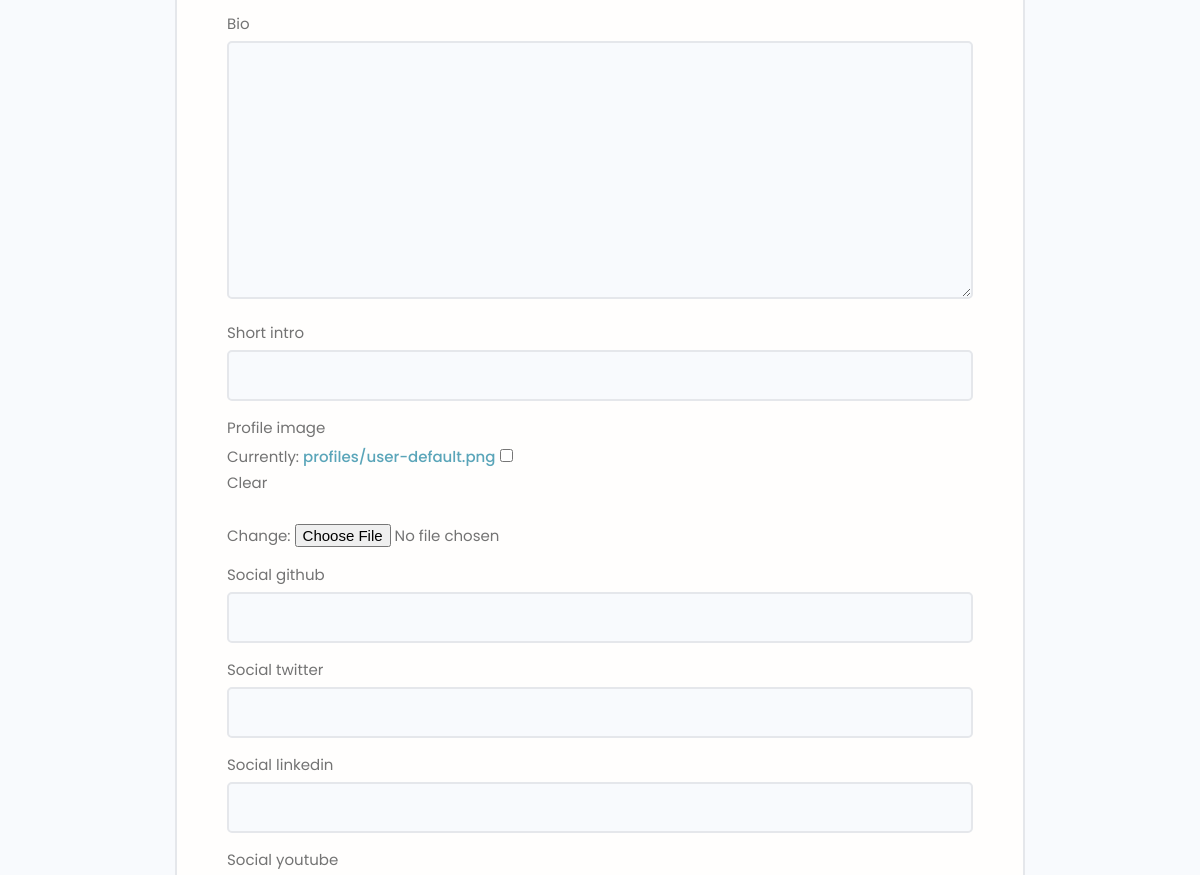
The app's page /edit-account/ (signed in, middle part), older data.
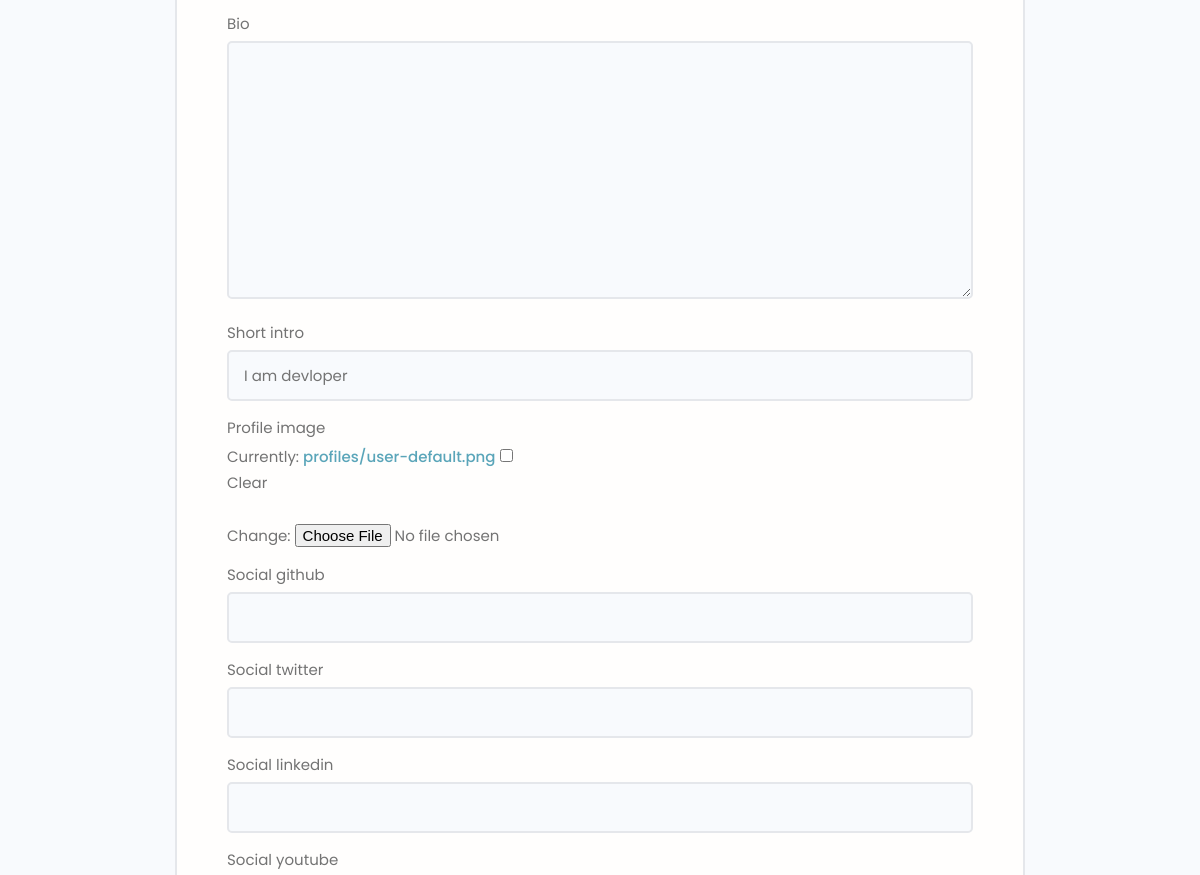
The same page, newer data.
### developer/models.py (models this page shows, shortened)
class Developer(models.Model):
    id = models.UUIDField(default=uuid.uuid4,
                          primary_key=True, unique=True, editable=False)
    user = models.OneToOneField(User, on_delete=models.CASCADE, null=True)
    name = models.CharField(max_length=200, blank=True, null=True)
    email = models.EmailField(max_length=200, blank=True, null=True)
    username = models.CharField(max_length=200, blank=True, null=True)
    location = models.CharField(max_length=200, blank=True, null=True)
    short_intro = models.CharField(max_length=200, blank=True, null=True)
    bio = models.TextField(blank=True, null=True)
    profile_image = models.ImageField(
        upload_to='profiles/', blank=True, null=True, default='profiles/user-default.png')
    social_github = models.CharField(max_length=200, blank=True, null=True)
    social_twitter = models.CharField(max_length=200, blank=True, null=True)
    social_linkedin = models.CharField(max_length=200, blank=True, null=True)
    social_youtube = models.CharField(max_length=200, blank=True, null=True)
    social_website = models.CharField(max_length=200, blank=True, null=True)
    social_stackoverflow = models.CharField(
        max_length=200, blank=True, null=True)
    created = models.DateTimeField(auto_now_add=True)

### developer/views.py (the view, shortened to what this page needs)
# urls.py: path('edit-account/', views.edit_account, name='edit_account'),
@login_required(login_url='developer:login')
def edit_account(request):
    form = DeveloperForm(instance=request.user.developer)
    context = {'form': form}
    template_name = 'developer/edit_account.html'
    return render(request, template_name, context)

### developer/forms.py
class DeveloperForm(ModelForm):
    class Meta:
        model = Developer
        fields = [
            'name', 'email', 'username', 'location', 'bio', 'short_intro',
            'profile_image', 'social_github', 'social_twitter', 'social_linkedin',
            'social_youtube', 'social_website'
        ]
    def __init__(self, *args, **kwargs):
        super(DeveloperForm, self).__init__(*args, **kwargs)
        for name, field in self.fields.items():
            field.widget.attrs.update({'class': 'input'})

### developer/templates/developer/edit_account.html (shortened to what this page needs)
{% extends 'main.html'%}
{% block content %}
<form method="post" action="{% url 'developer:edit_account' %}" enctype="multipart/form-data">
    <main class="formPage my-xl">
        <div class="content-box">
            <div class="formWrapper">
                <br>
                {% for field in form%}
                <div class="form__field">
                    <label for="formInput#text">{{ field.label }}</label>
                    {{ field }}
                </div>
                {% endfor %}
            </div>
        </div>
    </main>
</form>
{% endblock %}

Row changes from the older to the newer data that the page shows:
changed Developer: short_intro (not shown) → "I am devloper"
